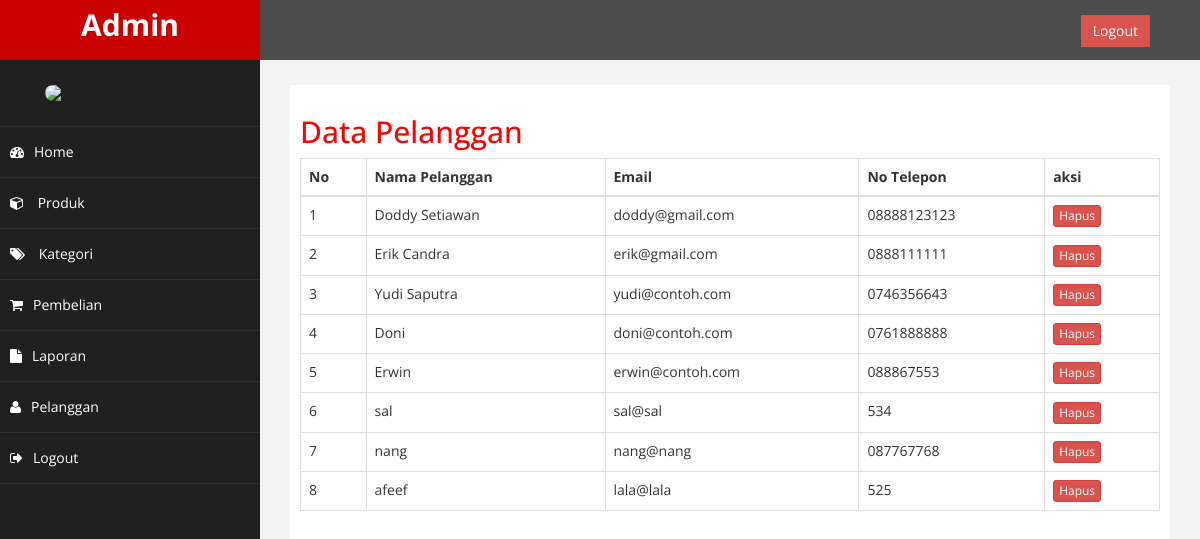
/admin/index.php?halaman=pelanggan (signed in), run on an earlier commit of the app's database.
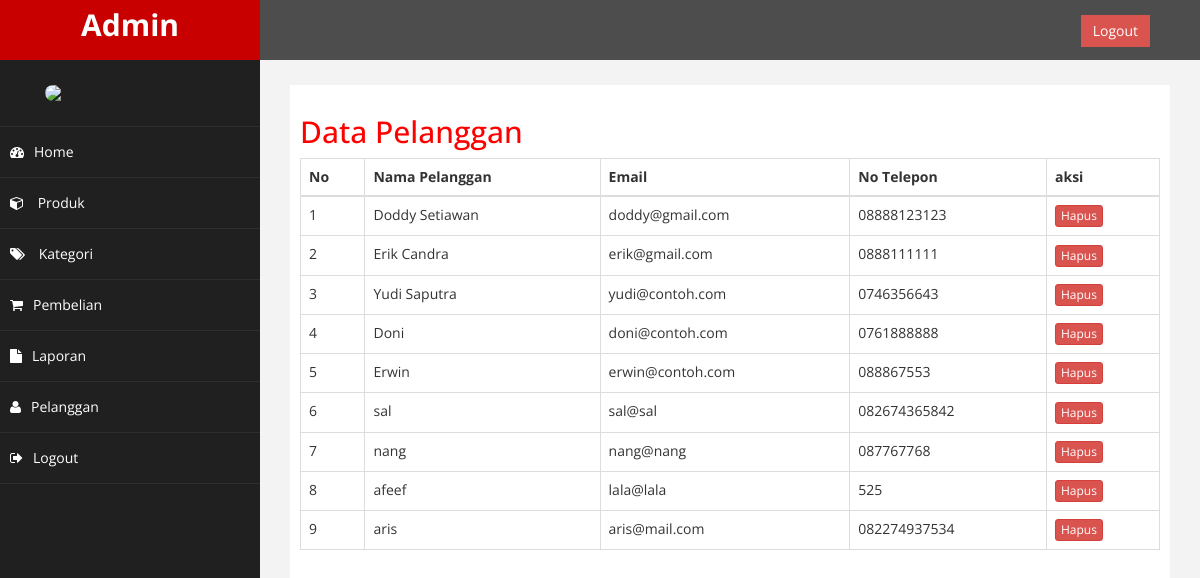
And on a later commit of the database.
### tables this page shows
CREATE TABLE `pelanggan` (
  `id_pelanggan` int(11) NOT NULL,
  `email_pelanggan` varchar(100) NOT NULL,
  `password_pelanggan` varchar(50) NOT NULL,
  `nama_pelanggan` varchar(100) NOT NULL,
  `telepon_pelanggan` varchar(100) NOT NULL,
  `alamat_pelanggan` text NOT NULL
);

### admin/pelanggan_produk/pelanggan.php (the view)
<h2>Data Pelanggan</h2>
<table class="table table-bordered">
	<thead>
		<tr>
		<th>No</th>
		<th>Nama Pelanggan</th>
		<th>Email</th>
		<th>No Telepon</th>
		<th>aksi</th>
		</tr>
	</thead>
	<tbody>
		<?php $no=1; ?>
		<?php $ambil = $koneksi->query("SELECT * FROM pelanggan"); ?>
		<?php while($pecah = $ambil->fetch_assoc()): ?>
		<tr>
			<td><?= $no; ?></td>
			<td><?= $pecah["nama_pelanggan"]; ?></td>
			<td><?= $pecah["email_pelanggan"]; ?></td>
			<td><?= $pecah["telepon_pelanggan"]; ?></td>
			<td>
			<a href="?halaman=hapus_pelanggan&id=<?=$pecah['id_pelanggan'];?>" class="btn btn-danger btn-xs">Hapus</a>
			</td>
		</tr>
		<?php $no++; ?>
		<?php endwhile; ?>
	</tbody>
</table>

What changed in the data, as far as the page shows it:
changed pelanggan "sal": telepon_pelanggan "534" → "082674365842"
added pelanggan: nama_pelanggan "aris", email_pelanggan "aris@mail.com", telepon_pelanggan "082274937534"
